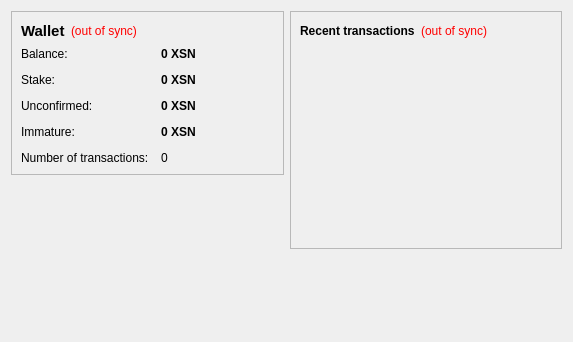
<?xml version="1.0" encoding="UTF-8"?>
<ui version="4.0">
 <class>OverviewPage</class>
 
 <widget class="QWidget" name="OverviewPage">
 
  <property name="geometry">
   <rect>
    <x>0</x>
    <y>0</y>
    <width>573</width>
    <height>342</height>
   </rect>
  </property>
  <property name="windowTitle">
   <string>Form</string>
  </property>
  <layout class="QHBoxLayout" name="horizontalLayout" stretch="1,1">
   <item>
    <layout class="QVBoxLayout" name="verticalLayout_2">
     <item>
      <widget class="QFrame" name="frame">
       <property name="frameShape">
        <enum>QFrame::StyledPanel</enum>
       </property>
       <property name="frameShadow">
        <enum>QFrame::Raised</enum>
       </property>
       <layout class="QVBoxLayout" name="verticalLayout_4">
        <item>
         <layout class="QHBoxLayout" name="horizontalLayout_4">
          <item>
           <widget class="QLabel" name="label_5">
            <property name="font">
             <font>
              <pointsize>11</pointsize>
              <weight>75</weight>
              <bold>true</bold>
             </font>
            </property>
            <property name="text">
             <string>Wallet</string>
            </property>
           </widget>
          </item>
          <item>
           <widget class="QLabel" name="labelWalletStatus">
            <property name="toolTip">
             <string>The displayed information may be out of date. Your wallet automatically synchronizes with the Seren network after a connection is established, but this process has not completed yet.</string>
            </property>
            <property name="styleSheet">
             <string notr="true">QLabel { color: red; }</string>
            </property>
            <property name="text">
             <string notr="true">(out of sync)</string>
            </property>
            <property name="alignment">
             <set>Qt::AlignLeading|Qt::AlignLeft|Qt::AlignVCenter</set>
            </property>
           </widget>
          </item>
          <item>
           <spacer name="horizontalSpacer_2">
            <property name="orientation">
             <enum>Qt::Horizontal</enum>
            </property>
            <property name="sizeHint" stdset="0">
             <size>
              <width>40</width>
              <height>20</height>
             </size>
            </property>
           </spacer>
          </item>
         </layout>
        </item>
		
		
		
        <item>
         <layout class="QFormLayout" name="formLayout_2">
          <property name="fieldGrowthPolicy">
           <enum>QFormLayout::AllNonFixedFieldsGrow</enum>
          </property>
          <property name="horizontalSpacing">
           <number>12</number>
          </property>
          <property name="verticalSpacing">
           <number>12</number>
          </property>
          <item row="0" column="0">
           <widget class="QLabel" name="label">
            <property name="text">
             <string>Balance:</string>
            </property>
           </widget>
          </item>
          <item row="0" column="1">
           <widget class="QLabel" name="labelBalance">
            <property name="font">
             <font>
              <weight>75</weight>
              <bold>true</bold>
             </font>
            </property>
            <property name="cursor">
             <cursorShape>IBeamCursor</cursorShape>
            </property>
            <property name="toolTip">
             <string>Your current balance</string>
            </property>
            <property name="text">
             <string notr="true">0 XSN</string>
            </property>
            <property name="textInteractionFlags">
             <set>Qt::LinksAccessibleByMouse|Qt::TextSelectableByKeyboard|Qt::TextSelectableByMouse</set>
            </property>
           </widget>
          </item>
          <item row="1" column="0">
           <widget class="QLabel" name="label_6">
            <property name="text">
             <string>Stake:</string>
            </property>
           </widget>
          </item>
          <item row="1" column="1">
           <widget class="QLabel" name="labelStake">
            <property name="font">
             <font>
              <weight>75</weight>
              <bold>true</bold>
             </font>
            </property>
            <property name="cursor">
             <cursorShape>IBeamCursor</cursorShape>
            </property>
            <property name="toolTip">
             <string>Total of coins that was staked, and do not yet count toward the current balance</string>
            </property>
            <property name="text">
             <string notr="true">0 XSN</string>
            </property>
            <property name="textInteractionFlags">
             <set>Qt::LinksAccessibleByMouse|Qt::TextSelectableByKeyboard|Qt::TextSelectableByMouse</set>
            </property>
           </widget>
          </item>
          <item row="2" column="0">
           <widget class="QLabel" name="label_3">
            <property name="text">
             <string>Unconfirmed:</string>
            </property>
           </widget>
          </item>
          <item row="2" column="1">
           <widget class="QLabel" name="labelUnconfirmed">
            <property name="font">
             <font>
              <weight>75</weight>
              <bold>true</bold>
             </font>
            </property>
            <property name="cursor">
             <cursorShape>IBeamCursor</cursorShape>
            </property>
            <property name="toolTip">
             <string>Total of transactions that have yet to be confirmed, and do not yet count toward the current balance</string>
            </property>
            <property name="text">
             <string notr="true">0 XSN</string>
            </property>
            <property name="textInteractionFlags">
             <set>Qt::LinksAccessibleByMouse|Qt::TextSelectableByKeyboard|Qt::TextSelectableByMouse</set>
            </property>
           </widget>
          </item>
          <item row="3" column="0">
           <widget class="QLabel" name="labelImmatureText">
            <property name="text">
             <string>Immature:</string>
            </property>
           </widget>
          </item>
          <item row="3" column="1">
           <widget class="QLabel" name="labelImmature">
            <property name="font">
             <font>
              <weight>75</weight>
              <bold>true</bold>
             </font>
            </property>
            <property name="toolTip">
             <string>Mined balance that has not yet matured</string>
            </property>
            <property name="text">
             <string notr="true">0 XSN</string>
            </property>
            <property name="textInteractionFlags">
             <set>Qt::LinksAccessibleByMouse|Qt::TextSelectableByKeyboard|Qt::TextSelectableByMouse</set>
            </property>
           </widget>
          </item>
          <item row="4" column="0">
           <widget class="QLabel" name="label_2">
            <property name="text">
             <string>Number of transactions:</string>
            </property>
           </widget>
          </item>
          <item row="4" column="1">
           <widget class="QLabel" name="labelNumTransactions">
            <property name="toolTip">
             <string>Total number of transactions in wallet</string>
            </property>
            <property name="text">
             <string notr="true">0</string>
            </property>
           </widget>
          </item>
         </layout>
        </item>
       </layout>
      </widget>
     </item>
     <item>
      <spacer name="verticalSpacer">
       <property name="orientation">
        <enum>Qt::Vertical</enum>
       </property>
       <property name="sizeHint" stdset="0">
        <size>
         <width>20</width>
         <height>40</height>
        </size>
       </property>
      </spacer>
     </item>
     <item>
      <widget class="QLabel" name="coinLogo">
       <property name="text">
        <string/>
       </property>
       <property name="pixmap">
        <pixmap resource="../bitcoin.qrc">:/images/backg</pixmap>
       </property>
       <property name="scaledContents">
        <bool>false</bool>
       </property>
       <property name="alignment">
        <set>Qt::AlignCenter</set>
       </property>
       <property name="margin">
        <number>-2</number>
       </property>
      </widget>
     </item>
    </layout>
   </item>
   <item>
    <layout class="QVBoxLayout" name="verticalLayout_3">
     <item>
      <widget class="QFrame" name="frame_2">
       <property name="frameShape">
        <enum>QFrame::StyledPanel</enum>
       </property>
       <property name="frameShadow">
        <enum>QFrame::Raised</enum>
       </property>
       <layout class="QVBoxLayout" name="verticalLayout">
        <item>
         <layout class="QHBoxLayout" name="horizontalLayout_2">
          <item>
           <widget class="QLabel" name="label_4">
            <property name="text">
             <string>&lt;b&gt;Recent transactions&lt;/b&gt;</string>
            </property>
           </widget>
          </item>
          <item>
           <widget class="QLabel" name="labelTransactionsStatus">
            <property name="toolTip">
             <string>The displayed information may be out of date. Your wallet automatically synchronizes with the Seren network after a connection is established, but this process has not completed yet.</string>
            </property>
            <property name="styleSheet">
             <string notr="true">QLabel { color: red; }</string>
            </property>
            <property name="text">
             <string notr="true">(out of sync)</string>
            </property>
            <property name="alignment">
             <set>Qt::AlignRight|Qt::AlignTrailing|Qt::AlignVCenter</set>
            </property>
           </widget>
          </item>
          <item>
           <spacer name="horizontalSpacer">
            <property name="orientation">
             <enum>Qt::Horizontal</enum>
            </property>
            <property name="sizeHint" stdset="0">
             <size>
              <width>40</width>
              <height>20</height>
             </size>
            </property>
           </spacer>
          </item>
         </layout>
        </item>
        <item>
         <widget class="QListView" name="listTransactions">
          <property name="styleSheet">
           <string notr="true">QListView { background: transparent; }</string>
          </property>
          <property name="frameShape">
           <enum>QFrame::NoFrame</enum>
          </property>
          <property name="verticalScrollBarPolicy">
           <enum>Qt::ScrollBarAlwaysOff</enum>
          </property>
          <property name="horizontalScrollBarPolicy">
           <enum>Qt::ScrollBarAlwaysOff</enum>
          </property>
          <property name="selectionMode">
           <enum>QAbstractItemView::NoSelection</enum>
          </property>
         </widget>
        </item>
       </layout>
      </widget>
     </item>
     <item>
      <spacer name="verticalSpacer_2">
       <property name="orientation">
        <enum>Qt::Vertical</enum>
       </property>
       <property name="sizeHint" stdset="0">
        <size>
         <width>20</width>
         <height>40</height>
        </size>
       </property>
      </spacer>
     </item>
    </layout>
   </item>
  </layout>
 </widget>
 <resources/>
 <connections/>
</ui>
